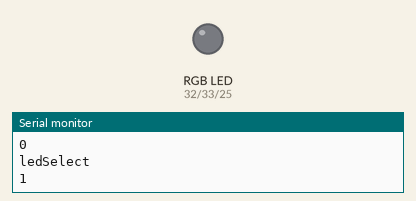
Recording of a sketch running on a simulated ESP32. Shown: an RGB LED mixed from three pins (HIGH = lit), the last lines printed to the serial monitor. Dim RGB values are drawn brighter than linear.

Above: at 0.05 s.
At 9.85 s:
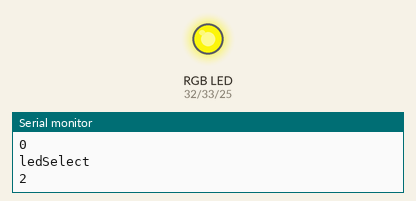
At 19.85 s:
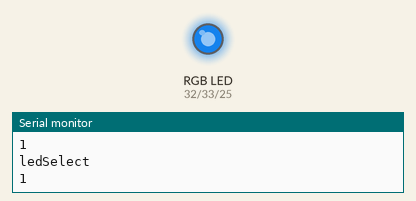
At 39.85 s:
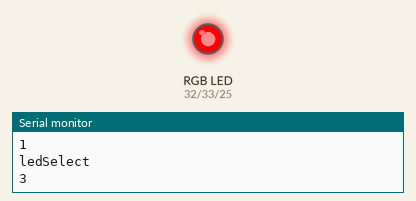
Timing chart, 0 to 62.4 s (numbered marks = the images above):
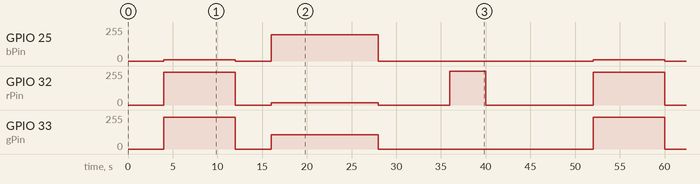

The sketch:

22_singleRGB_Blink.ino
```cpp
// the number of the LED pin
const int rPin = 32;
const int gPin = 33;
const int bPin = 25;

// setting PWM properties
const int freq = 10000;
const int rChannel = 0;
const int gChannel = 1;
const int bChannel = 2;
const int resolution = 8;

//variables and constants for blinking
unsigned long previousMillis = 0;
const long interval = 1000;
int ledColor = 0;
//int ledSelect = 0;
int blinkMode =0;

void setup() {
  // configure LED PWM functionalitites
  ledcSetup(rChannel, freq, resolution);
  ledcSetup(gChannel, freq, resolution);
  ledcSetup(bChannel, freq, resolution);

  // attach the channel to the GPIO to be controlled
  ledcAttachPin(rPin, rChannel);
  ledcAttachPin(gPin, gChannel);
  ledcAttachPin(bPin, bChannel);
  Serial.begin(115200);
}

void loop() {

  ledMode(0,1); //Still Leaftech Color
  delay(4000);

  ledMode(1,2); //Blinking Yellow color;
  delay(4000);

  ledMode(0,2);
  delay(4000);

  ledMode(1,3);
  delay(4000);

  ledMode(1,1);
  delay(4000);

  ledMode(0,3);
  delay(4000);
  //setColor("Red");
  //delay(1000);
}

void ledMode(int blinkMode, int ledSelect){
  Serial.println("blinkMode");
  Serial.println(blinkMode);

  Serial.println("ledSelect");
  Serial.println(ledSelect);

  unsigned long currentMillis = millis();
  if (blinkMode == 1){
    if (currentMillis - previousMillis >= interval) {
      // save the last time you blinked the LED
      previousMillis = currentMillis;
      // if the LED is off turn it on and vice-versa:
      if (ledColor == 0) {
        ledColor = ledSelect;
        }else {
          ledColor = 0;
          }
       setColor(ledColor);
     }
     else if (blinkMode == 0)
     {
      ledColor = ledSelect;
      setColor(ledColor);
     }
      }
}
// Close to Leaftech colors: 17,108,197
//ledModes: 0 is Off, 1 is Leaftech, 2 is Yellow, 3 is Red

void setColor(int ledColor){
  if (ledColor == 1) {
    ledcWrite(rChannel, 17);
    ledcWrite(gChannel, 108);
    ledcWrite(bChannel, 197);
    }
  // For manual, let us go with Yellow:  245, 238, 11
  if (ledColor == 2) {
    ledcWrite(rChannel, 245);
    ledcWrite(gChannel, 238);
    ledcWrite(bChannel, 11);
    }
  // For when the motors are moving: let us go with RED:   237, 50, 0

  if (ledColor == 3) {
    ledcWrite(rChannel, 255);
    ledcWrite(gChannel, 0);
    ledcWrite(bChannel, 0);
    }
  if (ledColor == 0) {
    ledcWrite(rChannel, 0);
    ledcWrite(gChannel, 0);
    ledcWrite(bChannel, 0);
    }
}
```

Measured:
- by itself, GPIO 25 (bPin): repeats every 48.0 s: 0/255 4.0 s, 196/255 12.0 s, 0/255 24.0 s, 11/255 8.0 s
- by itself, GPIO 32 (rPin): repeats every 48.0 s: 0/255 4.0 s, 17/255 12.0 s, 0/255 8.0 s, 255/255 4.0 s, 0/255 12.0 s, 244/255 8.0 s
- by itself, GPIO 33 (gPin): repeats every 48.0 s: 0/255 4.0 s, 108/255 12.0 s, 0/255 24.0 s, 237/255 8.0 s
